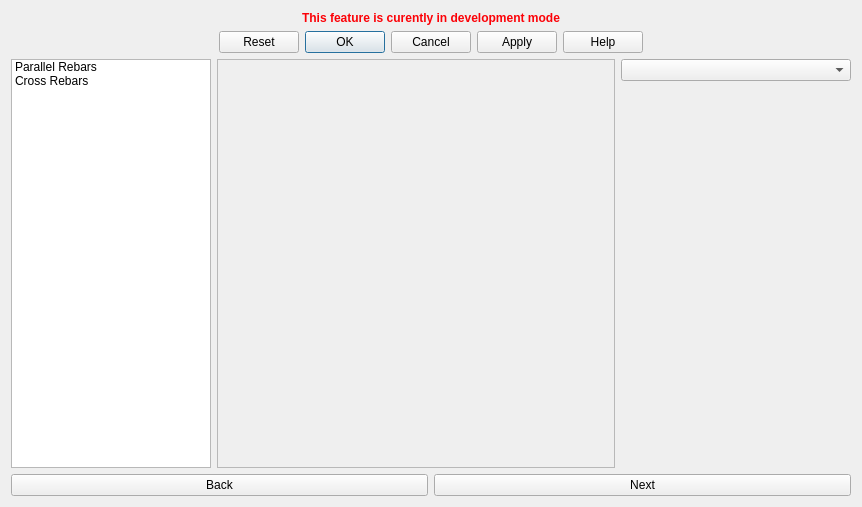
<?xml version="1.0" encoding="UTF-8"?>
<ui version="4.0">
 <class>MainSlabReinforcementDialog</class>
 <widget class="QDialog" name="MainSlabReinforcementDialog">
  <property name="geometry">
   <rect>
    <x>0</x>
    <y>0</y>
    <width>862</width>
    <height>507</height>
   </rect>
  </property>
  <property name="sizePolicy">
   <sizepolicy hsizetype="Expanding" vsizetype="Expanding">
    <horstretch>0</horstretch>
    <verstretch>0</verstretch>
   </sizepolicy>
  </property>
  <property name="baseSize">
   <size>
    <width>0</width>
    <height>0</height>
   </size>
  </property>
  <property name="windowTitle">
   <string>Dialog</string>
  </property>
  <layout class="QGridLayout" name="gridLayout">
   <item row="1" column="0">
    <widget class="QDialogButtonBox" name="standardButtonBox">
     <property name="standardButtons">
      <set>QDialogButtonBox::Apply|QDialogButtonBox::Cancel|QDialogButtonBox::Help|QDialogButtonBox::Ok|QDialogButtonBox::Reset</set>
     </property>
     <property name="centerButtons">
      <bool>true</bool>
     </property>
    </widget>
   </item>
   <item row="3" column="0">
    <layout class="QHBoxLayout" name="listStackedWidgetHorizontalLayout" stretch="0,1,0">
     <property name="sizeConstraint">
      <enum>QLayout::SetDefaultConstraint</enum>
     </property>
     <item>
      <widget class="QListWidget" name="rebars_listWidget">
       <property name="enabled">
        <bool>true</bool>
       </property>
       <property name="sizePolicy">
        <sizepolicy hsizetype="Preferred" vsizetype="Preferred">
         <horstretch>0</horstretch>
         <verstretch>0</verstretch>
        </sizepolicy>
       </property>
       <property name="minimumSize">
        <size>
         <width>200</width>
         <height>0</height>
        </size>
       </property>
       <property name="baseSize">
        <size>
         <width>0</width>
         <height>0</height>
        </size>
       </property>
       <property name="horizontalScrollBarPolicy">
        <enum>Qt::ScrollBarAsNeeded</enum>
       </property>
       <property name="sizeAdjustPolicy">
        <enum>QAbstractScrollArea::AdjustToContents</enum>
       </property>
       <property name="currentRow">
        <number>-1</number>
       </property>
       <item>
        <property name="text">
         <string>Parallel Rebars</string>
        </property>
       </item>
       <item>
        <property name="text">
         <string>Cross Rebars</string>
        </property>
       </item>
      </widget>
     </item>
     <item>
      <widget class="QStackedWidget" name="rebars_stackedWidget">
       <property name="sizePolicy">
        <sizepolicy hsizetype="Expanding" vsizetype="Expanding">
         <horstretch>0</horstretch>
         <verstretch>0</verstretch>
        </sizepolicy>
       </property>
       <property name="frameShape">
        <enum>QFrame::StyledPanel</enum>
       </property>
       <property name="currentIndex">
        <number>-1</number>
       </property>
      </widget>
     </item>
     <item>
      <layout class="QVBoxLayout" name="slabReinforcement_configurationLayout">
       <item>
        <spacer name="verticalSpacer_3">
         <property name="orientation">
          <enum>Qt::Vertical</enum>
         </property>
         <property name="sizeType">
          <enum>QSizePolicy::Preferred</enum>
         </property>
         <property name="sizeHint" stdset="0">
          <size>
           <width>0</width>
           <height>10</height>
          </size>
         </property>
        </spacer>
       </item>
       <item>
        <widget class="Gui::PrefComboBox" name="slabReinforcement_configuration">
         <property name="sizePolicy">
          <sizepolicy hsizetype="Preferred" vsizetype="Fixed">
           <horstretch>0</horstretch>
           <verstretch>0</verstretch>
          </sizepolicy>
         </property>
         <property name="prefEntry" stdset="0">
          <cstring></cstring>
         </property>
         <property name="prefPath" stdset="0">
          <cstring></cstring>
         </property>
        </widget>
       </item>
       <item>
        <spacer name="verticalSpacer_2">
         <property name="orientation">
          <enum>Qt::Vertical</enum>
         </property>
         <property name="sizeType">
          <enum>QSizePolicy::Expanding</enum>
         </property>
         <property name="sizeHint" stdset="0">
          <size>
           <width>230</width>
           <height>500</height>
          </size>
         </property>
        </spacer>
       </item>
      </layout>
     </item>
    </layout>
   </item>
   <item row="4" column="0">
    <layout class="QHBoxLayout" name="nextBackButtonHorizontalLayout">
     <item>
      <widget class="QPushButton" name="back_button">
       <property name="text">
        <string>Back</string>
       </property>
      </widget>
     </item>
     <item>
      <widget class="QPushButton" name="next_button">
       <property name="text">
        <string>Next</string>
       </property>
      </widget>
     </item>
    </layout>
   </item>
   <item row="2" column="0">
    <layout class="QHBoxLayout" name="columnTypeHorizontalLayout"/>
   </item>
   <item row="0" column="0">
    <widget class="QLabel" name="heading">
     <property name="font">
      <font>
       <weight>75</weight>
       <bold>true</bold>
      </font>
     </property>
     <property name="text">
      <string>&lt;html&gt;&lt;head/&gt;&lt;body&gt;&lt;p&gt;&lt;span style=&quot; color:#fc0107;&quot;&gt;This feature is curently in development mode&lt;/span&gt;&lt;/p&gt;&lt;/body&gt;&lt;/html&gt;</string>
     </property>
     <property name="textFormat">
      <enum>Qt::AutoText</enum>
     </property>
     <property name="alignment">
      <set>Qt::AlignCenter</set>
     </property>
    </widget>
   </item>
  </layout>
 </widget>
 <customwidgets>
  <customwidget>
   <class>Gui::PrefComboBox</class>
   <extends>QComboBox</extends>
   <header>Gui/PrefWidgets.h</header>
  </customwidget>
 </customwidgets>
 <tabstops>
  <tabstop>rebars_listWidget</tabstop>
  <tabstop>back_button</tabstop>
  <tabstop>next_button</tabstop>
 </tabstops>
 <resources/>
 <connections/>
</ui>
